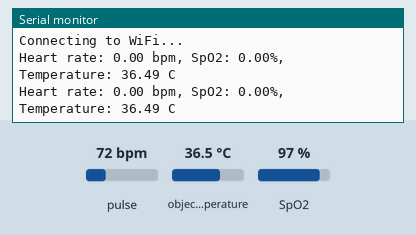
Recording of a sketch running on a simulated ESP8266 (NodeMCU). Shown: the last lines printed to the serial monitor. The test bench sets the inputs (shaded band); at power-on: pulse 72 bpm, object temperature 36.5 °C, SpO2 97 %. WiFi joins after 1.5 s; servers stay silent unless stated.

Above: at 3.5 s.
3.6 s: pulse set to 42 bpm
At 4.9 s:
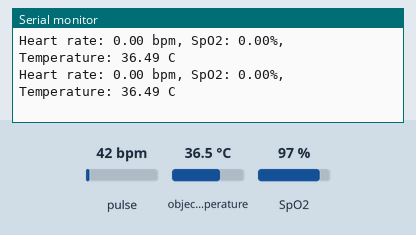
5.1 s: object temperature set to 20 °C
At 6.1 s:
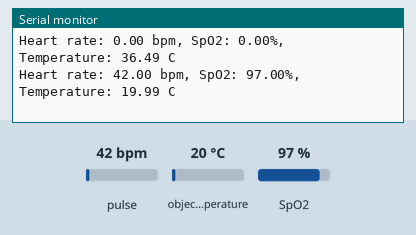
6.6 s: SpO2 set to 80 %
At 8.0 s:
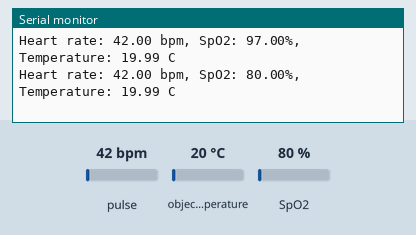
Timing chart, 0 to 9.6 s (numbered marks = the images above; inputs shaded):
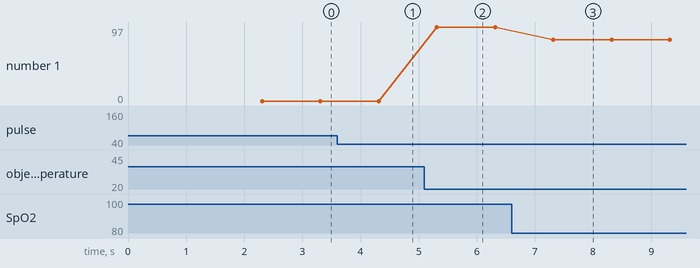

The sketch:

iot_i_all.ino
```cpp
#include <Wire.h>
#include <Adafruit_MLX90614.h>
#include <MAX30100_PulseOximeter.h>
#include <ESP8266WiFi.h>
#include <BlynkSimpleEsp8266.h>

#define BLYNK_TEMPLATE_ID "TMPLMSowIS-n"
#define BLYNK_TEMPLATE_NAME "Quickstart Template"
#define BLYNK_AUTH_TOKEN "PoOkI3hSyVomTf6QpOrvnxqZYJH8RZ77"
char auth[] = "PoOkI3hSyVomTf6QpOrvnxqZYJH8RZ7";

char ssid[] = "Yusuf";
char pass[] = "12345678";

// Initialize the pulse oximeter and temperature sensor objects
PulseOximeter pox;
Adafruit_MLX90614 mlx = Adafruit_MLX90614();

// Variables to store pulse oximeter and temperature sensor data
float bpm = 0;
float spo2 = 0;
float temp = 0;
// Blynk virtual pins
#define VIRTUAL_PIN_BPM V0
#define VIRTUAL_PIN_SPO2 V1
#define VIRTUAL_PIN_TEMP V2
void setup() {
  Serial.begin(9600);
  // Initialize the pulse oximeter
  if (!pox.begin()) {
    Serial.println("Failed to initialize pulse oximeter!");
  }
  // Initialize the temperature sensor
  mlx.begin();
  // Connect to WiFi
  WiFi.begin(ssid, pass);
  while (WiFi.status() != WL_CONNECTED) {
    delay(1000);
    Serial.println("Connecting to WiFi...");
  }
  // Connect to Blynk
  Blynk.begin(auth, ssid, pass);
}

void loop() {
  // Update the pulse oximeter
  pox.update();
  // Get the heart rate and SpO2 values
  bpm = pox.getHeartRate();
  spo2 = pox.getSpO2();
  // Get the temperature value
  temp = mlx.readObjectTempC();
  // Print the values to the serial monitor
  Serial.print("Heart rate: ");
  Serial.print(bpm);
  Serial.print(" bpm, SpO2: ");
  Serial.print(spo2);
  Serial.print("%, Temperature: ");
  Serial.print(temp);
  Serial.println(" C");
  // Send the values to Blynk
  Blynk.virtualWrite(VIRTUAL_PIN_BPM, bpm);
  Blynk.virtualWrite(VIRTUAL_PIN_SPO2, spo2);
  Blynk.virtualWrite(VIRTUAL_PIN_TEMP, temp);
  // Wait for 1 second
  delay(1000);
}
```

Measured:
- after the input at 5.1 s, the serial monitor: prints a new line after 0.21 s (image 2)
- after the input at 6.6 s, the serial monitor: prints a new line after 0.72 s (image 3)
- plotted number 1: 97 → 80 after the input at 6.6 s
